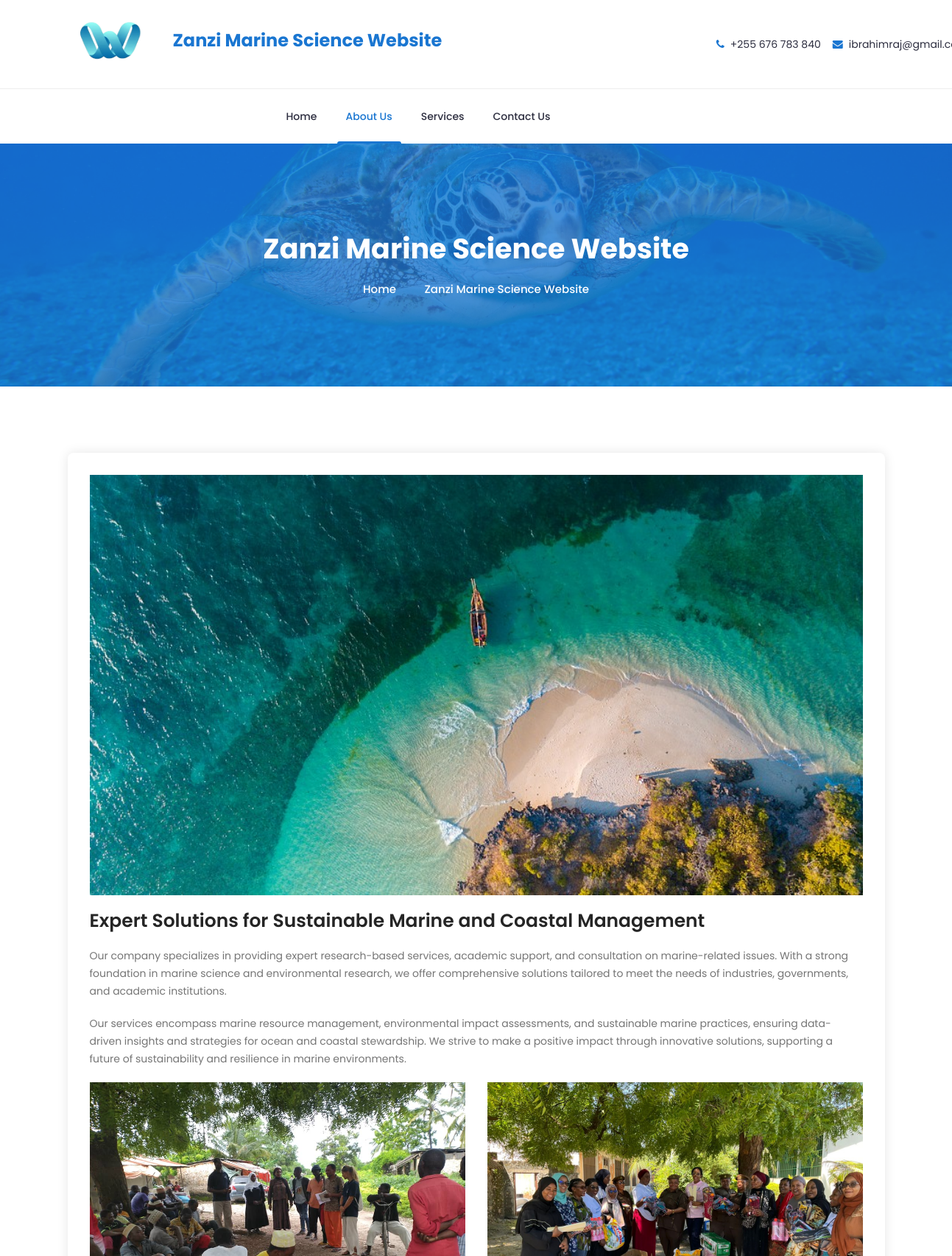
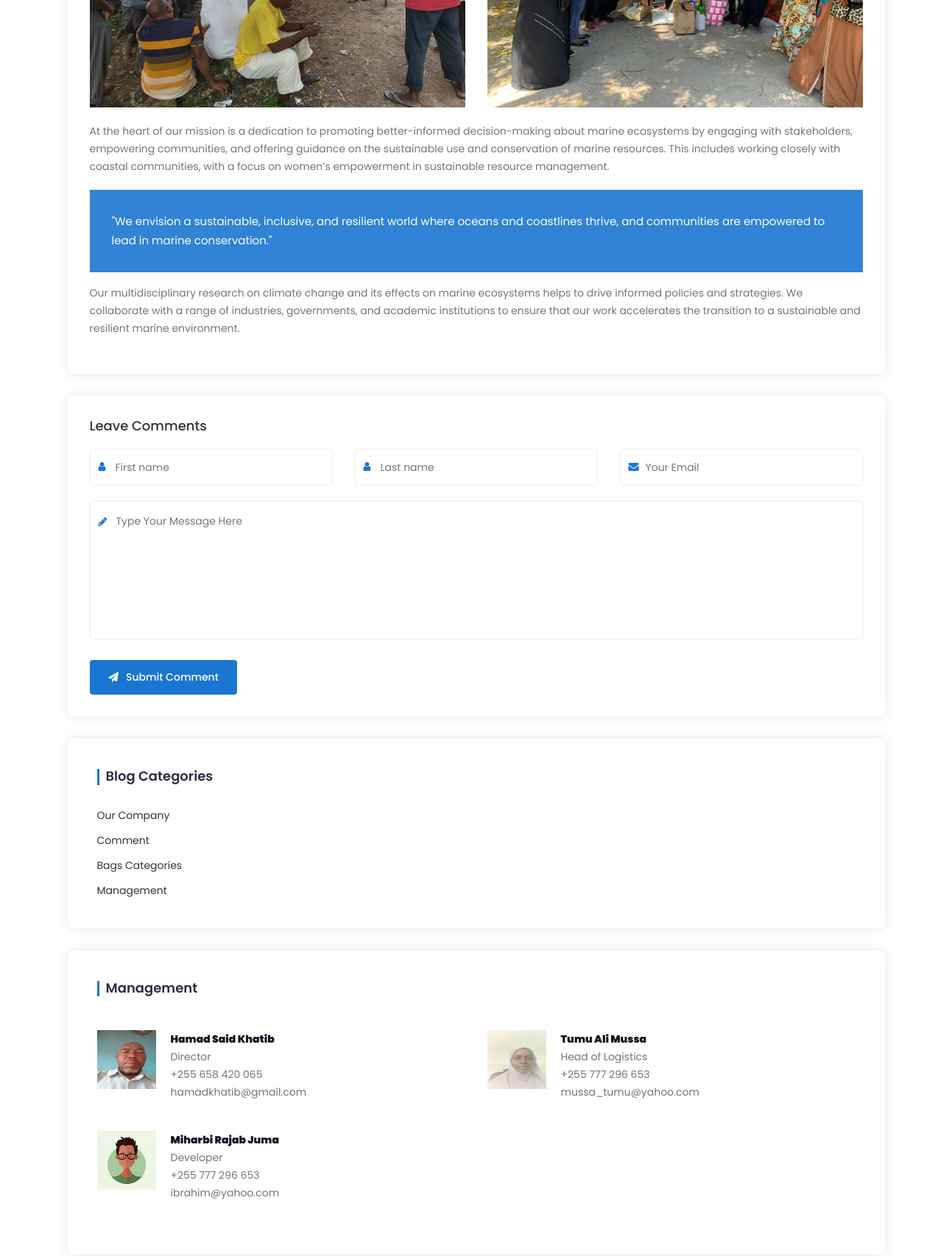
Page /about.php (upper part) on the committed database (2 pictures, top to bottom).
### tables this page shows
CREATE TABLE `system_info` (
  `id` int(11) NOT NULL,
  `meta_field` text NOT NULL,
  `meta_value` text NOT NULL
);

CREATE TABLE `management_contact` (
  `id` int(11) NOT NULL,
  `staff_image` varchar(255) DEFAULT NULL,
  `staff_name` varchar(100) NOT NULL,
  `staff_position` varchar(100) NOT NULL,
  `staff_email` varchar(100) NOT NULL,
  `staff_phone` varchar(16) NOT NULL
);

### admin/Database.php (called while the page is built, shortened)
<?php
class Database {
    private $host = "localhost";
    private $username = "root";
    private $password = "";
    private $dbname = "marine_zanzibar_db";
    private $conn;
    private function connect() {
        try {
            $this->conn = new PDO("mysql:host=$this->host;dbname=$this->dbname;charset=utf8mb4", $this->username, $this->password);
            $this->conn->setAttribute(PDO::ATTR_ERRMODE, PDO::ERRMODE_EXCEPTION);
        } catch (PDOException $e) {
            error_log("Connection failed: " . $e->getMessage());
            echo "Database connection failed. Please try again later.";
        }
    }
    public function prepare($sql) {
        return $this->conn->prepare($sql);
    }
    public function close() {
        $this->conn = null;
    }
}
?>

### handlers/fetch_system_info.php (called while the page is built)
<?php
require_once 'admin/Database.php';
$db = new Database();
$conn = $db->prepare("SELECT meta_field, meta_value FROM system_info WHERE meta_field IN ('system_logo', 'system_name')");
$conn->execute();
$result = $conn->fetchAll(PDO::FETCH_ASSOC);
$logo = '';
$title = '';
foreach ($result as $row) {
    if ($row['meta_field'] === 'system_logo') {
        $logo = $row['meta_value'];
    } elseif ($row['meta_field'] === 'system_name') {
        $title = $row['meta_value'];
    }
}
return [
    'logo' => $logo,
    'title' => $title,
];
?>

### handlers/fetch_company_contact.php (called while the page is built)
<?php
require_once 'admin/Database.php';
$db = new Database();
$conn = $db->prepare("SELECT meta_field, meta_value FROM company_contact");
$conn->execute();
$result = $conn->fetchAll(PDO::FETCH_ASSOC);
$contactInfo = [];
foreach ($result as $row) {
    $contactInfo[$row['meta_field']] = $row['meta_value'];
}
return $contactInfo;
?>

### about.php (the view, shortened to what this page needs)
<?php
require_once 'admin/Database.php';
$db = new Database();
$query = "SELECT * FROM management_contact";
$stmt = $db->prepare($query);
$stmt->execute();
$contacts = $stmt->fetchAll(PDO::FETCH_ASSOC);
$systemInfo = require 'handlers/fetch_system_info.php';
$logo = htmlspecialchars($systemInfo['logo']);
$title = htmlspecialchars($systemInfo['title']);
$contactInfo = require 'handlers/fetch_company_contact.php';
$phoneNumber = htmlspecialchars($contactInfo['phone_number'] ?? 'N/A');
$email = htmlspecialchars($contactInfo['email'] ?? 'N/A');
?>
<!DOCTYPE html>
<html class="no-js" lang="zxx">
<head>
  <link rel="stylesheet" href="css/bootstrap.min.css" />
  <link rel="stylesheet" href="css/nice-select.css" />
  <link rel="stylesheet" href="css/font-awesome.min.css" />
  <link rel="stylesheet" href="css/icofont.css" />
  <link rel="stylesheet" href="css/slicknav.min.css" />
  <link rel="stylesheet" href="css/owl-carousel.css" />
  <link rel="stylesheet" href="css/datepicker.css" />
  <link rel="stylesheet" href="css/animate.min.css" />
  <link rel="stylesheet" href="css/magnific-popup.css" />
  <link rel="stylesheet" href="css/normalize.css" />
  <link rel="stylesheet" href="style.css" />
  <link rel="stylesheet" href="css/responsive.css" />
</head>
<body>
  <header class="header">
    <div class="topbar">
      <div class="container d-flex flex-column flex-md-row align-items-center">
        <img src="admin/system-settings/<?php echo htmlspecialchars($logo); ?>" alt="No image" style="height: 80px; width: auto; margin-bottom: 10px; margin-right: 10px;">
        <div class="col-lg-6 col-md-7 col-12 text-center text-md-left">
          <label class="responsive-heading"><?php echo $title; ?></label>
        </div>
        <div class="col-lg-6 col-md-5 col-12 text-center text-md-right">
          <ul class="top-contact list-unstyled d-flex flex-column flex-md-row justify-content-md-end">
            <li class="mr-3"><i class="fa fa-phone"></i><a href="tel:<?php echo $phoneNumber; ?>"><?php echo $phoneNumber; ?></a></li>
            <li><i class="fa fa-envelope"></i><a href="mailto:<?php echo $email; ?>"><?php echo $email; ?></a></li>
          </ul>
        </div>
      </div>
    </div>
    <div class="header-inner">
      <div class="container">
        <div class="inner">
          <div class="row">
            <div class="col-lg-3 col-md-3 col-12">
            </div>
            <div class="col-lg-7 col-md-9 col-12">
              <div class="main-menu">
                <nav class="navigation">
                  <ul class="nav menu">
                    <li><a href="index">Home</a></li>
                    <li class="active"><a href="about">About us</a></li>
                    <li><a href="service">Services </a></li>
                    <li><a href="contact">Contact Us</a></li>
                  </ul>
                </nav>
              </div>
            </div>
            <div class="col-lg-2 col-12">
            </div>
          </div>
        </div>
      </div>
    </div>
  </header>
  <div class="breadcrumbs overlay">
    <div class="container">
      <div class="bread-inner">
        <div class="row">
          <div class="col-12">
            <h2><?php echo $title; ?></h2>
            <ul class="bread-list">
              <li><a href="index">Home</a></li>
              <li><i class="icofont-simple-right"></i></li>
              <li class="active"><?php echo $title; ?></li>
            </ul>
          </div>
        </div>
      </div>
    </div>
  </div>
  <section class="news-single section">
    <div class="container">
      <div class="row">
        <div class="col-lg-12 col-12">
          <div class="row">
            <div class="col-12">
              <div class="single-main">
                <div class="news-head">
                  <img src="img/picha6.jpeg" alt="No image" />
                </div>
                <h1 class="news-title">
                  <a href="news-single.html">Expert Solutions for Sustainable Marine and Coastal
                    Management</a>
                </h1>
                <div class="news-text">
                  <p>
                    Our company specializes in providing expert research-based
                    services, academic support, and consultation on
                    marine-related issues. With a strong foundation in marine
                    science and environmental research, we offer comprehensive
                    solutions tailored to meet the needs of industries,
                    governments, and academic institutions.
                  </p>
                  <p>
                    Our services encompass marine resource management,
                    environmental impact assessments, and sustainable marine
                    practices, ensuring data-driven insights and strategies
                    for ocean and coastal stewardship. We strive to make a
                    positive impact through innovative solutions, supporting a
                    future of sustainability and resilience in marine
                    environments.
                  </p>
                  <div class="image-gallery">
                    <div class="row">
                      <div class="col-lg-6 col-md-6 col-12">
                        <div class="single-image">
                          <img
                            src="img/picha4.jpg"
                            alt="No image" />
                        </div>
                      </div>
                      <div class="col-lg-6 col-md-6 col-12">
                        <div class="single-image">
                          <img
                            src="img/picha5.jpg"
                            alt="No image" />
                        </div>
                      </div>
                    </div>
                  </div>
                  <p>
                    At the heart of our mission is a dedication to promoting
                    better-informed decision-making about marine ecosystems by
                    engaging with stakeholders, empowering communities, and
                    offering guidance on the sustainable use and conservation
                    of marine resources. This includes working closely with
                    coastal communities, with a focus on women’s empowerment
                    in sustainable resource management.
                  </p>
                  <blockquote class="overlay">
                    <p>
                      "We envision a sustainable, inclusive, and resilient
                      world where oceans and coastlines thrive, and
                      communities are empowered to lead in marine
                      conservation."
                    </p>
                  </blockquote>
                  <p>
                    Our multidisciplinary research on climate change and its
                    effects on marine ecosystems helps to drive informed
                    policies and strategies. We collaborate with a range of
                    industries, governments, and academic institutions to
                    ensure that our work accelerates the transition to a
                    sustainable and resilient marine environment.
                  </p>
                </div>
              </div>
            </div>
            <div class="col-12">
              <div class="comments-form">
                <h2>Leave Comments</h2>
                <form action="mail/send_email.php" method="POST">
                  <div class="row">
                    <div class="col-lg-4 col-md-4 col-12">
                      <div class="form-group">
                        <i class="fa fa-user"></i>
                        <input type="text" name="firstName" placeholder="First name" required />
                      </div>
                    </div>
                    <div class="col-lg-4 col-md-4 col-12">
                      <div class="form-group">
                        <i class="fa fa-user"></i>
                        <input type="text" name="lastName" placeholder="Last name" required />
                      </div>
                    </div>
                    <div class="col-lg-4 col-md-4 col-12">
                      <div class="form-group">
                        <i class="fa fa-envelope"></i>
                        <input type="email" name="email" placeholder="Your Email" required />
                      </div>
                    </div>
                    <div class="col-12">
                      <div class="form-group message">
                        <i class="fa fa-pencil"></i>
                        <textarea name="message" rows="7" placeholder="Type Your Message Here"></textarea>
                      </div>
                    </div>
                    <div class="col-12">
                      <div class="form-group button">
                        <button type="submit" class="btn primary">
                          <i class="fa fa-send"></i>Submit Comment
                        </button>
                      </div>
                    </div>
                  </div>
                </form>
              </div>
            </div>
          </div>
        </div>
        <div class="col-lg-12 col-12">
          <div class="main-sidebar">
            <div class="single-widget category">
              <h3 class="title">Blog Categories</h3>
              <ul class="categor-list">
                <li><a href="#">Our Company</a></li>
                <li><a href="#">Comment</a></li>
                <li><a href="#">Bags Categories</a></li>
                <li><a href="#">Management</a></li>
              </ul>
            </div>
            <div class="single-widget recent-post">
              <h3 class="title">Management</h3>
              <div class="row mb-2">
                <?php foreach ($contacts as $contact): ?>
                  <div class="col-lg-6 mb-4">
                    <div class="single-post">
                      <div class="image">
                        <img src="admin/contact/<?php echo htmlspecialchars($contact['staff_image']); ?>" alt="<?php echo htmlspecialchars($contact['staff_name']); ?>" />
                      </div>
                      <div class="content">
                        <p class="bold"><?php echo htmlspecialchars($contact['staff_name']); ?></p>
                        <p><?php echo htmlspecialchars($contact['staff_position']); ?></p>
                        <p><?php echo htmlspecialchars($contact['staff_phone']); ?></p>
                        <p><?php echo htmlspecialchars($contact['staff_email']); ?></p>
                      </div>
                    </div>
                  </div>
                <?php endforeach; ?>
              </div>
            </div>
          </div>
        </div>
      </div>
    </div>
  </section>
</body>
</html>

### rows in the picture
system_info: meta_value (picture)
management_contact: staff_image (picture), staff_name "Hamad Said Khatib", staff_position "Director", staff_phone "+255 658 420 065", staff_email "hamadkhatib@gmail.com"
management_contact: staff_image (picture), staff_name "Tumu Ali Mussa", staff_position "Head of Logistics", staff_phone "+255 777 296 653", staff_email "mussa_tumu@yahoo.com"
management_contact: staff_image (picture), staff_name "Miharbi Rajab Juma", staff_position "Developer", staff_phone "+255 777 296 653", staff_email "ibrahim@yahoo.com"

### other values in the picture
$title "Zanzi Marine Science Website"
$phoneNumber "+255 676 783 840"
